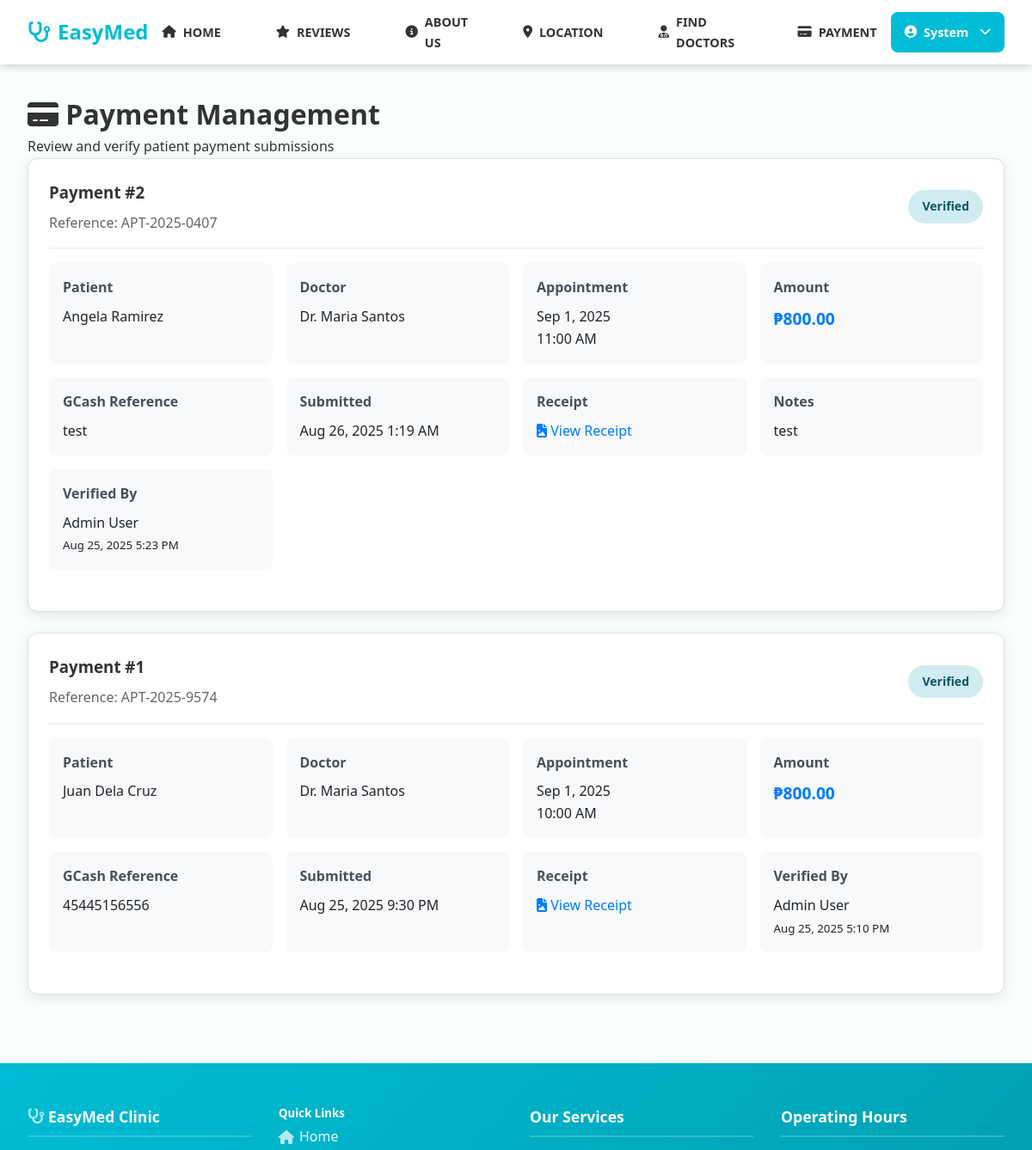
Page /admin/payment-management.php (signed in, upper part) on the earlier database version.
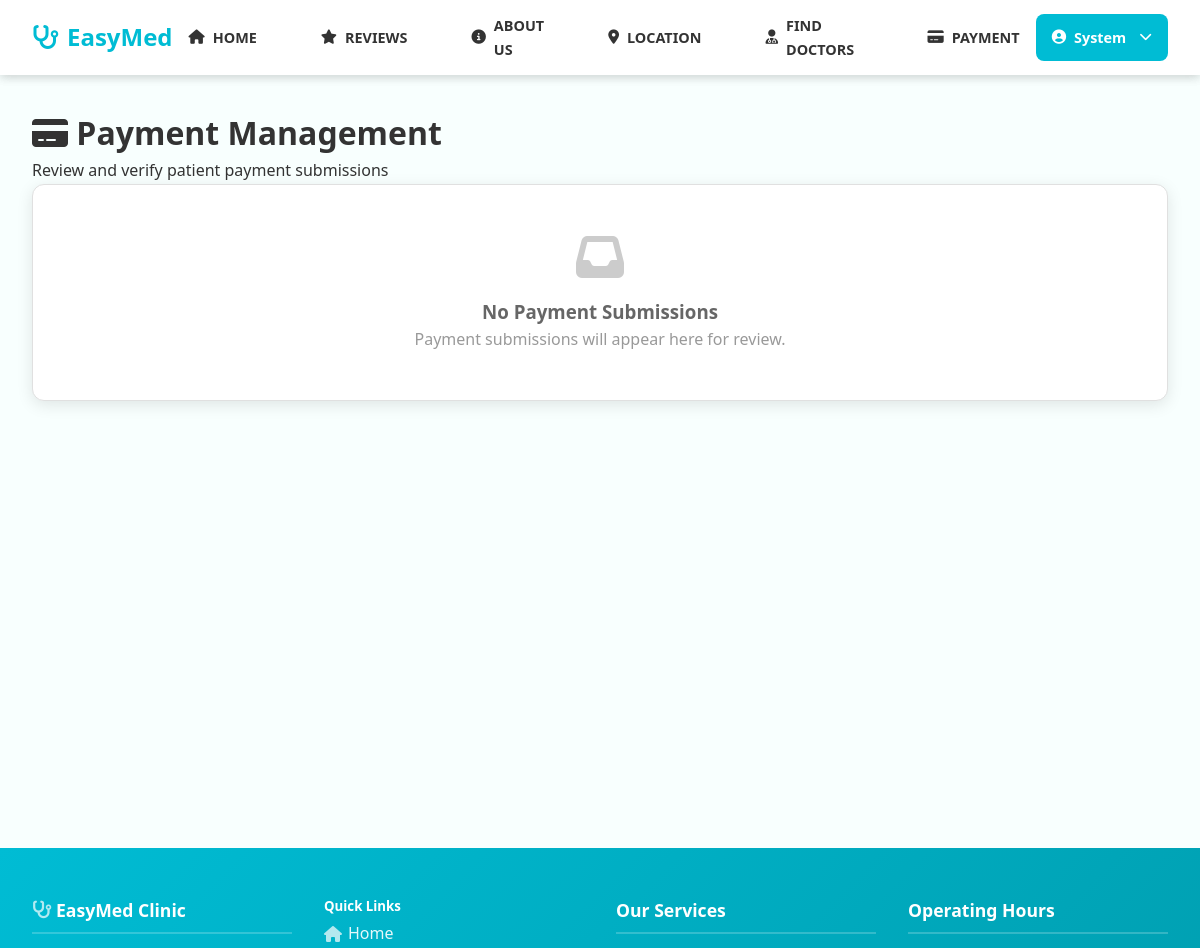
Same page on the later database version.
### tables this page shows
CREATE TABLE payments (
        id INTEGER PRIMARY KEY AUTOINCREMENT,
        appointment_id INTEGER NOT NULL,
        patient_id INTEGER NOT NULL,
        amount DECIMAL(10,2) NOT NULL,
        payment_method VARCHAR(50) DEFAULT 'gcash',
        gcash_reference VARCHAR(100),
        receipt_file VARCHAR(255),
        payment_notes TEXT,
        status VARCHAR(20) DEFAULT 'pending_verification',
        verified_by INTEGER NULL,
        verified_at DATETIME NULL,
        submitted_at DATETIME NOT NULL,
        created_at DATETIME NOT NULL,
        updated_at DATETIME NOT NULL,
        FOREIGN KEY (appointment_id) REFERENCES appointments(id) ON DELETE CASCADE,
        FOREIGN KEY (patient_id) REFERENCES patients(id) ON DELETE CASCADE,
        FOREIGN KEY (verified_by) REFERENCES users(id) ON DELETE SET NULL
    );

CREATE TABLE "appointments" (
            id INTEGER PRIMARY KEY AUTOINCREMENT,
            patient_id INTEGER NOT NULL,
            doctor_id INTEGER NOT NULL,
            appointment_date DATE NOT NULL,
            appointment_time TIME NOT NULL,
            duration INTEGER,
            reason_for_visit TEXT,
            status TEXT CHECK(status IN ('pending', 'rescheduled', 'scheduled', 'completed', 'cancelled', 'no_show')) DEFAULT 'pending',
            notes TEXT,
            patient_info TEXT,
            created_at DATETIME DEFAULT CURRENT_TIMESTAMP,
            updated_at DATETIME DEFAULT CURRENT_TIMESTAMP
        );

### includes/database.php (called while the page is built, shortened)
<?php
class Database {
    private $connection;
    private static $instance = null;
    public static function getInstance() {
        if (self::$instance === null) {
            self::$instance = new self();
        }
        return self::$instance;
    }
    private function connect() {
        try {
            if (DB_TYPE === 'sqlite') {
                $this->connection = new PDO(
                    "sqlite:" . SQLITE_PATH,
                    null,
                    null,
                    array(
                        PDO::ATTR_ERRMODE => PDO::ERRMODE_EXCEPTION,
                        PDO::ATTR_DEFAULT_FETCH_MODE => PDO::FETCH_ASSOC
                    )
                );
                $this->connection->exec('PRAGMA foreign_keys = ON');
            }
        } catch (PDOException $e) {
            die("Database connection failed: " . $e->getMessage());
        }
    }
    public function query($sql, $params = array()) {
        try {
            $stmt = $this->connection->prepare($sql);
            $stmt->execute($params);
            return $stmt;
        } catch (PDOException $e) {
            error_log("Database query error: " . $e->getMessage());
            throw $e;
        }
    }
    public function fetchAll($sql, $params = array()) {
        $stmt = $this->query($sql, $params);
        return $stmt->fetchAll();
    }
}
?>

### admin/payment-management.php (the view, shortened to what the rows shown need)
<?php
$db = Database::getInstance();
$payments = $db->fetchAll("
    SELECT
        p.*, a.appointment_date, a.appointment_time,
        u_patient.first_name as patient_first_name, u_patient.last_name as patient_last_name,
        u_doctor.first_name as doctor_first_name, u_doctor.last_name as doctor_last_name,
        u_verified.first_name as verified_by_first_name, u_verified.last_name as verified_by_last_name,
        JSON_EXTRACT(a.patient_info, '$.reference_number') as reference_number
    FROM payments p
    JOIN appointments a ON p.appointment_id = a.id
    JOIN patients pt ON p.patient_id = pt.id
    JOIN users u_patient ON pt.user_id = u_patient.id
    JOIN doctors d ON a.doctor_id = d.id
    JOIN users u_doctor ON d.user_id = u_doctor.id
    LEFT JOIN users u_verified ON p.verified_by = u_verified.id
    ORDER BY p.submitted_at DESC
");
?>
<!DOCTYPE html>
<html lang="en">
<head>
    <link rel="stylesheet" href="<?= SITE_URL ?>/assets/css/style.css">
    <link rel="stylesheet" href="https://cdnjs.cloudflare.com/ajax/libs/font-awesome/6.0.0/css/all.min.css">
</head>
<body>
    <?php require_once '../includes/header.php'; ?>
    <div class="admin-container">
        <h1><i class="fas fa-credit-card"></i> Payment Management</h1>
        <div class="payment-grid">
            <?php if (empty($payments)): ?>
                <div class="payment-card" style="text-align: center; padding: 3rem;">
                    <i class="fas fa-inbox" style="font-size: 3rem; color: #ccc; margin-bottom: 1rem;"></i>
                    <h3 style="color: #666;">No Payment Submissions</h3>
                    <p style="color: #999;">Payment submissions will appear here for review.</p>
                </div>
            <?php else: ?>
                <?php foreach ($payments as $payment): ?>
                    <div class="payment-card">
                        <div class="payment-header">
                            <div>
                                <h3 style="margin: 0; color: #333;">
                                    Payment #<?= $payment['id'] ?>
                                </h3>
                                <p style="margin: 0.5rem 0 0 0; color: #666;">
                                    Reference: <?= htmlspecialchars(trim($payment['reference_number'], '"')) ?>
                                </p>
                            </div>
                            <span class="payment-status status-<?= $payment['status'] ?>">
                                <?= ucfirst(str_replace('_', ' ', $payment['status'])) ?>
                            </span>
                        </div>
                        <div class="payment-details">
                            <div class="detail-group">
                                <div class="detail-label">Patient</div>
                                <div class="detail-value">
                                    <?= htmlspecialchars($payment['patient_first_name'] . ' ' . $payment['patient_last_name']) ?>
                                </div>
                            </div>
                            <div class="detail-group">
                                <div class="detail-label">Doctor</div>
                                <div class="detail-value">
                                    Dr. <?= htmlspecialchars($payment['doctor_first_name'] . ' ' . $payment['doctor_last_name']) ?>
                                </div>
                            </div>
                            <div class="detail-group">
                                <div class="detail-label">Appointment</div>
                                <div class="detail-value">
                                    <?= date('M j, Y', strtotime($payment['appointment_date'])) ?><br>
                                    <?= date('g:i A', strtotime($payment['appointment_time'])) ?>
                                </div>
                            </div>
                            <div class="detail-group">
                                <div class="detail-label">Amount</div>
                                <div class="detail-value" style="font-size: 1.2rem; font-weight: bold; color: #007bff;">
                                    ₱<?= number_format($payment['amount'], 2) ?>
                                </div>
                            </div>
                            <div class="detail-group">
                                <div class="detail-label">GCash Reference</div>
                                <div class="detail-value">
                                    <?= htmlspecialchars($payment['gcash_reference']) ?>
                                </div>
                            </div>
                            <div class="detail-group">
                                <div class="detail-label">Submitted</div>
                                <div class="detail-value">
                                    <?= date('M j, Y g:i A', strtotime($payment['submitted_at'])) ?>
                                </div>
                            </div>
                            <?php if ($payment['receipt_file']): ?>
                            <div class="detail-group">
                                <div class="detail-label">Receipt</div>
                                <div class="detail-value">
                                    <a href="<?= SITE_URL ?>/assets/uploads/payment_receipts/<?= htmlspecialchars($payment['receipt_file']) ?>"
                                       target="_blank" class="receipt-link">
                                        <i class="fas fa-file-image"></i> View Receipt
                                    </a>
                                </div>
                            </div>
                            <?php endif; ?>
                            <?php if ($payment['payment_notes']): ?>
                            <div class="detail-group">
                                <div class="detail-label">Notes</div>
                                <div class="detail-value">
                                    <?= htmlspecialchars($payment['payment_notes']) ?>
                                </div>
                            </div>
                            <?php endif; ?>
                            <?php if ($payment['verified_by']): ?>
                            <div class="detail-group">
                                <div class="detail-label">Verified By</div>
                                <div class="detail-value">
                                    <?= htmlspecialchars($payment['verified_by_first_name'] . ' ' . $payment['verified_by_last_name']) ?><br>
                                    <small><?= date('M j, Y g:i A', strtotime($payment['verified_at'])) ?></small>
                                </div>
                            </div>
                            <?php endif; ?>
                        </div>
                    </div>
                <?php endforeach; ?>
            <?php endif; ?>
        </div>
    </div>
    <?php require_once '../includes/footer.php'; ?>
</body>
</html>

Differences in the rows shown:
removed payments: id "2", reference_number "APT-2025-0407", status "Verified", patient_last_name "Angela Ramirez", doctor_last_name "Maria Santos", appointment.appointment_date "Sep 1, 2025", appointment.appointment_time "11:00 AM", amount "800.00", gcash_reference "test", submitted_at "Aug 26, 2025 1:19 AM", payment_notes "test", verified_by_last_name "Admin User", verified_at "Aug 25, 2025 5:23 PM"
removed payments: id "1", reference_number "APT-2025-9574", status "Verified", patient_last_name "Juan Dela Cruz", doctor_last_name "Maria Santos", appointment.appointment_date "Sep 1, 2025", appointment.appointment_time "10:00 AM", amount "800.00", gcash_reference "45445156556", submitted_at "Aug 25, 2025 9:30 PM", verified_by_last_name "Admin User", verified_at "Aug 25, 2025 5:10 PM"
Other differences:
text now shown: "No Payment Submissions Payment submissions will appear here for review."
